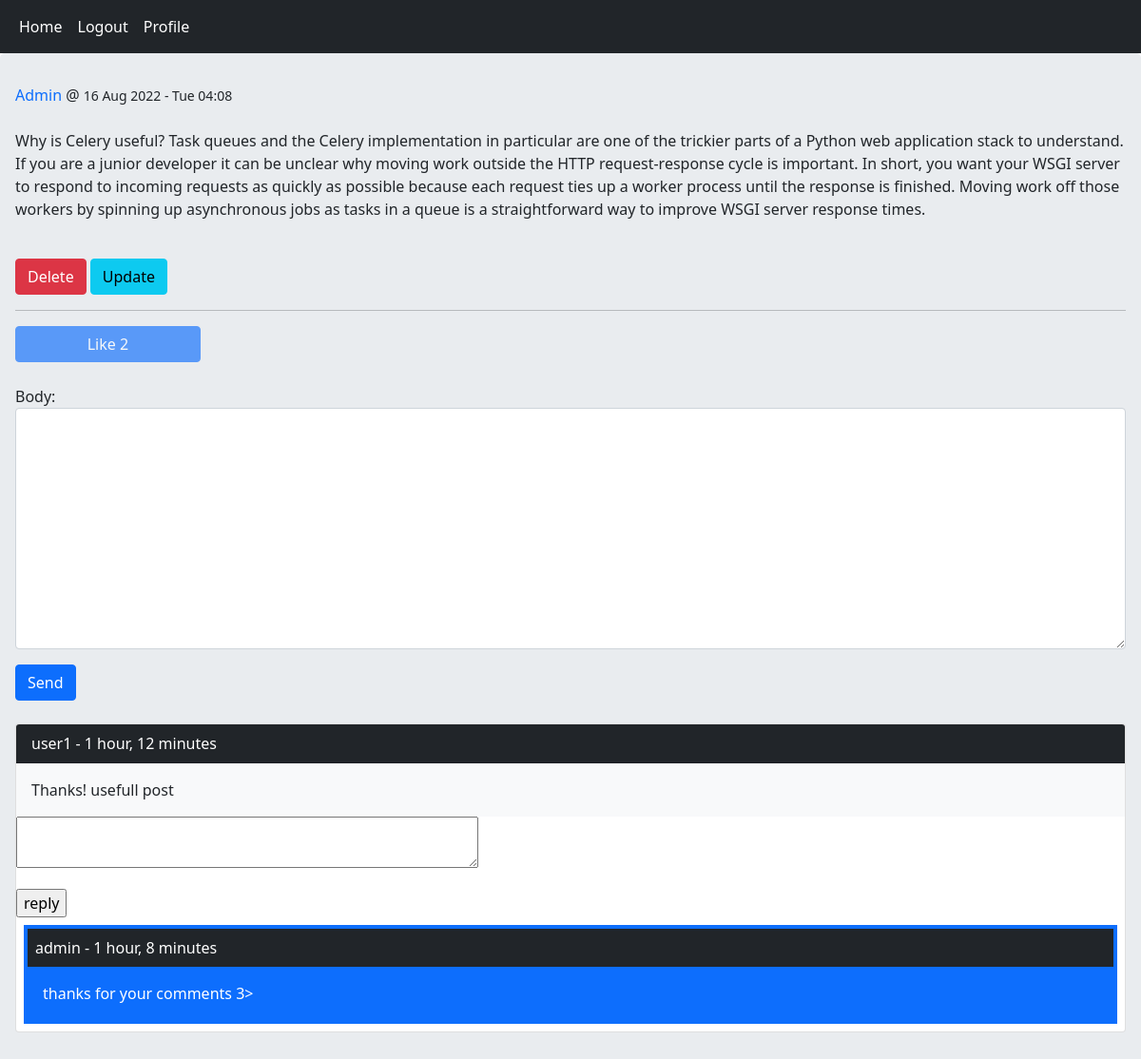
Page /post/2/why-is-celery-useful-task/ (signed in) on the committed database.
### home/models.py (models this page shows, shortened)
class Post(models.Model):
    user = models.ForeignKey(User, on_delete=models.CASCADE, related_name='posts')
    body = models.TextField()
    slug = models.SlugField()
    title = models.CharField(max_length=100, null=True, blank=True)  # proper format to add new field after migration
    created = models.DateTimeField(auto_now_add=True)
    updated = models.DateTimeField(auto_now=True)
    class Meta:
        ordering = ('-created',)  # model wide order_by filter
    def likes_count(self):
        return self.pvote.count()
    def user_can_like(self, user):
        user_like_this_post = user.uvote.filter(post=self)
        if user_like_this_post.exists():
            return False
        return True

class Comment(models.Model):
    user = models.ForeignKey(User, on_delete=models.CASCADE, related_name='ucomment')
    post = models.ForeignKey(Post, on_delete=models.CASCADE, related_name='pcomment')
    reply = models.ForeignKey("Comment", on_delete=models.CASCADE, related_name='rcomment', blank=True, null=True)
    is_reply = models.BooleanField(default=False)
    body = models.TextField(max_length=400)
    created = models.DateTimeField(auto_now_add=True)

### home/views.py (the view, shortened to what this page needs)
# urls.py: path('post/<int:user_id>/<slug:slug>/', views.PostDetailView.as_view(), name="post_detail"),
class PostDetailView(View):
    form_class = CommentCreateForm
    form_class_reply = CommentReplyForm
    def setup(self, request, *args, **kwargs):
        self.post_instance = get_object_or_404(Post, id=kwargs['user_id'], slug=kwargs["slug"])
        return super().setup(request, *args, **kwargs)
    def get(self, request, *args, **kwargs):
        comments = self.post_instance.pcomment.filter(is_reply=False)
        can_like = False
        if request.user.is_authenticated and self.post_instance.user_can_like(request.user):
            can_like = True
        return render(request, 'home/details.html',
                      {'post': self.post_instance, 'comments': comments, 'form': self.form_class,
                       'form_reply': self.form_class_reply, 'can_like':can_like})

### home/templates/home/details.html (shortened to what this page needs)
{% extends 'base.html' %}
{% block content %}
    <a class="text-decoration-none" href="{% url 'account:user_profile' post.user.id %}">{{ post.user|capfirst }}</a> @ <small>
    {{ post.updated|date:"d M Y - D H:m" }}</small> <br><br>
    <p>{{ post.body }}</p>
    {% if request.user.id == post.user.id %}
        <br>
        <a href="{% url 'home:post_delete' post.id %}" class="btn btn-danger">Delete</a>
        <a href="{% url 'home:post_update' post.id %}" class="btn btn-info">Update</a>
    {% endif %}
    <hr>
    {% if request.user.is_authenticated %}
        <a href="{% url "home:post_like" post.id %}" class="{% if not can_like %}disabled{% endif %} btn btn-primary col-md-2">Like {{ post.likes_count }}</a><br>
        <br>
        <form action="" method="post">
            {{ form.as_p }}
            <input class="btn btn-primary" type="submit" value="Send">
        </form>
    {% else %}
        <p class="text-danger">Only logged in user can comment</p>
    {% endif %}
    <br>
    {% for comment in comments %}
        <div class="card">
            <div class="card-header bg-dark text-white">{{ comment.user }} - {{ comment.created|timesince }}</div>
            <div class="card-body bg-light">{{ comment.body }}</div>
            {% if request.user.is_authenticated %}
               <form action="{% url "home:reply_comment" post.id comment.id %}" method="post">
                    {{ form_reply.as_p }}
                    <input type="submit" value="reply">
                </form>
            {% endif %}
            {% with replies=comment.rcomment.all %}
                {% for reply in replies %}
                    <div class="bg-primary p-1 m-2">
                        <div class="bg-dark text-white p-2">{{ reply.user }} - {{ reply.created|timesince }}</div>
                        <div class="text-white m-3">{{ reply.body }}</div>
                    </div>
                {% endfor %}
            {% endwith %}
        </div>
        <br>
    {% empty %}
        <p>No comment yet</p>
    {% endfor %}
{% endblock %}

### rows in the picture
Post: user "Admin", updated "16 Aug 2022 - Tue 04:08", body "Why is Celery useful? Task queues and the Celery implementation in particular are one of the trickier parts of a Python web application stack to understand. If you are a junior developer it can be unclear why moving work outside the HTTP request-response cycle is important. In short, you want your WSGI server to respond to incoming requests as quickly as possible because each request ties up a worker process until the response is finished. Moving work off those workers by spinning up asynchronous jobs as tasks in a queue is a straightforward way to improve WSGI server response times.", likes_count "2"
Comment: user "user1", created "1 hour, 12 minutes", body "Thanks! usefull post"
Comment: user "admin", created "1 hour, 8 minutes", body "thanks for your comments 3>"
